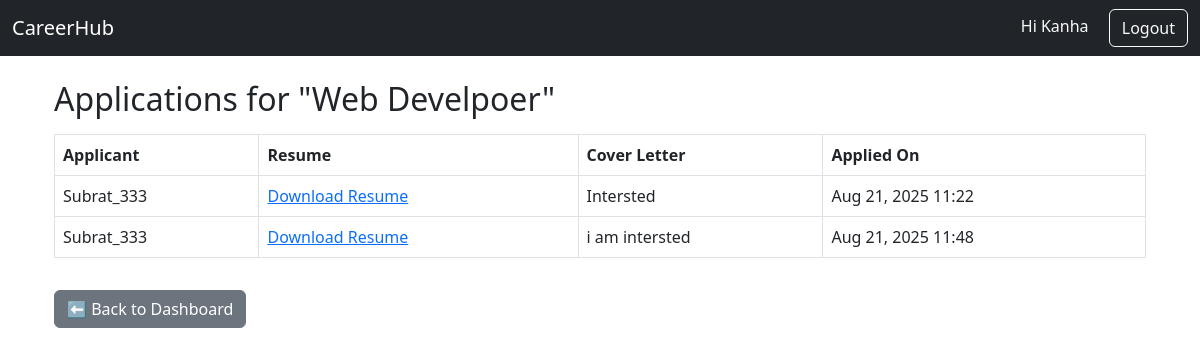
Screenshot of /jobs/jobs/2/applications/ (signed in) with the database file from the repository.
### users/models.py (models this page shows)
class CustomUser(AbstractUser):
    USER_TYPE_CHOICES = (
        ('employer', 'Employer'),
        ('candidate', 'Candidate'),
    )
    user_type = models.CharField(max_length=10, choices=USER_TYPE_CHOICES)

### jobs/models.py (models this page shows, shortened)
class Job(models.Model):
    employer = models.ForeignKey(settings.AUTH_USER_MODEL, on_delete=models.CASCADE, related_name="jobs")
    title = models.CharField(max_length=200)
    description = models.TextField()
    location = models.CharField(max_length=100)
    salary = models.DecimalField(max_digits=10, decimal_places=2, null=True, blank=True)
    created_at = models.DateTimeField(auto_now_add=True)  # when job is posted
    updated_at = models.DateTimeField(auto_now=True)      # when job is updated

class Application(models.Model):
    job = models.ForeignKey("Job", on_delete=models.CASCADE, related_name="applications")
    applicant = models.ForeignKey(settings.AUTH_USER_MODEL, on_delete=models.CASCADE)
    resume = models.FileField(upload_to="resumes/")
    cover_letter = models.TextField(blank=True, null=True)
    applied_at = models.DateTimeField(auto_now_add=True)

### jobs/views.py (the view)
# urls.py: path('jobs/<int:job_id>/applications/', views.view_applications, name='view_applications'),
@login_required
def view_applications(request, job_id):
    job = get_object_or_404(Job, id=job_id)
    applications = job.applications.all()
    return render(request, "jobs/view_applications.html", {
    "job": job,
    "applications": applications
})

### templates/jobs/view_applications.html
{% extends 'base.html' %}
{% block content %}
<div class="container mt-4">
    <h2>Applications for "{{ job.title }}"</h2>
    {% if applications %}
        <table class="table table-bordered mt-3">
            <thead>
                <tr>
                    <th>Applicant</th>
                    <th>Resume</th>
                    <th>Cover Letter</th>
                    <th>Applied On</th>
                </tr>
            </thead>
            <tbody>
                {% for app in applications %}
                <tr>
                    <td>{{ app.applicant.username }}</td>
                    <td><a href="{{ app.resume.url }}" target="_blank">Download Resume</a></td>
                    <td>{{ app.cover_letter|default:"No cover letter provided" }}</td>
                    <td>{{ app.applied_at|date:"M d, Y H:i" }}</td>
                </tr>
                {% endfor %}
            </tbody>
        </table>
    {% else %}
        <p class="mt-3">No applications yet for this job.</p>
    {% endif %}
    <a href="{% url 'dashboard' %}" class="btn btn-secondary mt-3">⬅ Back to Dashboard</a>
</div>
{% endblock %}

### templates/base.html (shortened to what this page needs)
{% load static %}
<!DOCTYPE html>
<html>
<head>
    <link href="https://cdn.jsdelivr.net/npm/bootstrap@5.3.0/dist/css/bootstrap.min.css" rel="stylesheet">
</head>
<body>
<nav class="navbar navbar-expand-lg navbar-dark bg-dark">
  <div class="container-fluid">
    <a class="navbar-brand" href="/">CareerHub</a>
    <div>
      {% if user.is_authenticated %}
    <span class="text-light me-3">Hi {{ user.username }}</span>
    <form action="{% url 'logout' %}" method="post" style="display:inline;">
        <button type="submit" class="btn btn-outline-light">Logout</button>
    </form>
{% else %}
    {% if request.resolver_match.url_name not in 'home login register' %}
        <a href="{% url 'login' %}" class="btn btn-outline-light me-2">Login</a>
        <a href="{% url 'register' %}" class="btn btn-primary">Register</a>
    {% endif %}
{% endif %}
    </div>
  </div>
</nav>
<div class="container mt-4">
    {% block content %}{% endblock %}
</div>
</body>
</html>

### rows the page displays
CustomUser: username "Kanha"
Job: title "Web Develpoer"
Application: applicant.username "Subrat_333", cover_letter "Intersted", applied_at "Aug 21, 2025 11:22"
Application: applicant.username "Subrat_333", cover_letter "i am intersted", applied_at "Aug 21, 2025 11:48"
